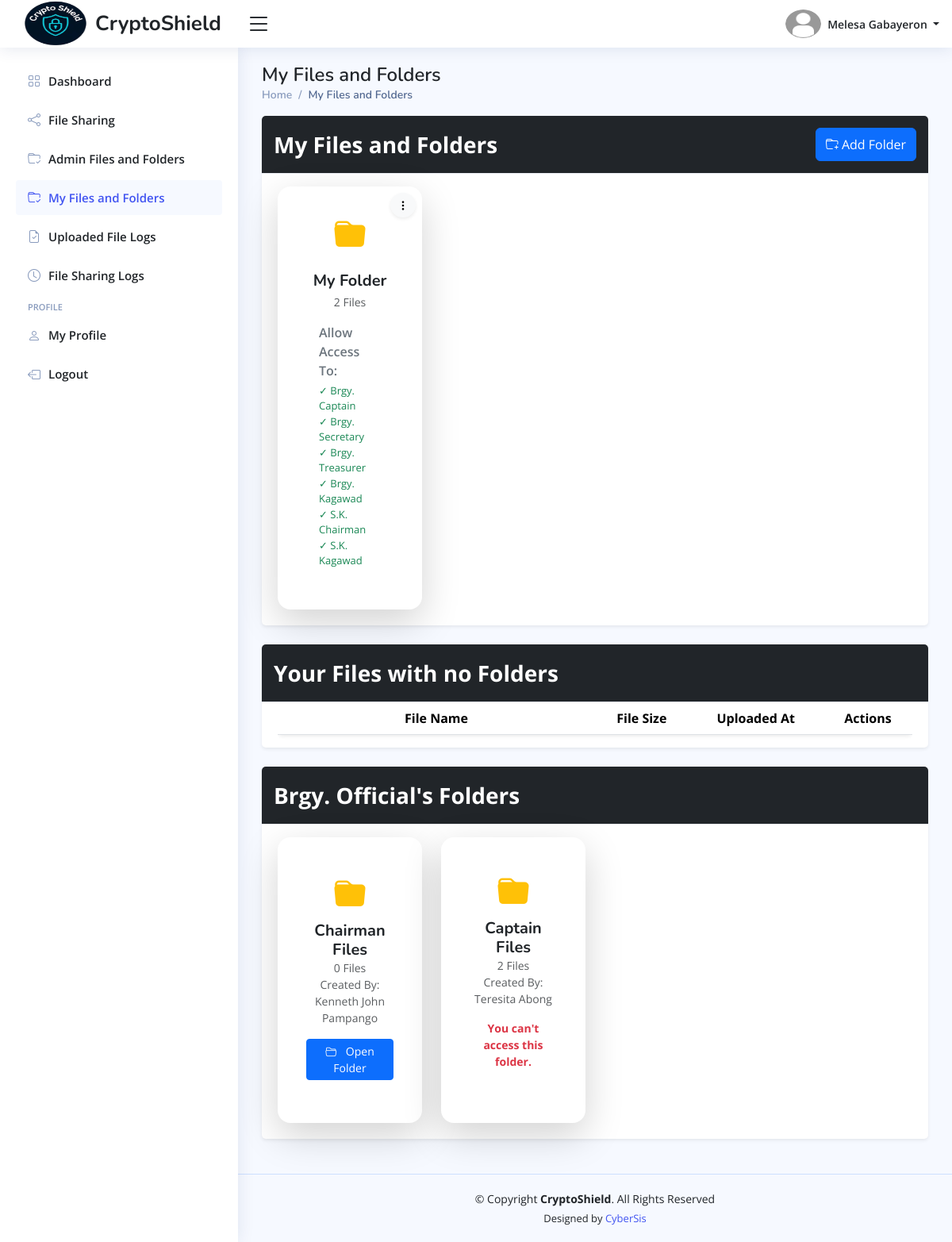
/officials/home.php?page=my-files-and-folders (signed in), run on the app's committed database.
### tables this page shows
CREATE TABLE `officials_info_tbl` (
  `official_id` int(11) NOT NULL,
  `profile_picture` varchar(255) DEFAULT NULL,
  `date_of_birth` date DEFAULT NULL,
  `gender` enum('Male','Female','Others') DEFAULT 'Others',
  `phone_number` varchar(100) NOT NULL,
  `full_address` varchar(255) NOT NULL,
  `updated_at` timestamp NOT NULL DEFAULT current_timestamp() ON UPDATE current_timestamp()
);

CREATE TABLE `officials_accounts_tbl` (
  `official_id` int(11) NOT NULL,
  `first_name` varchar(100) NOT NULL,
  `middle_name` varchar(100) DEFAULT NULL,
  `last_name` varchar(100) NOT NULL,
  `email_address` varchar(150) NOT NULL,
  `official_password` varchar(255) NOT NULL,
  `position` enum('Brgy. Captain','Brgy. Secretary','Brgy. Treasurer','Brgy. Kagawad','S.K. Chairman','S.K. Kagawad') NOT NULL,
  `is_online` enum('Yes','No') DEFAULT 'No',
  `reset_password_token` varchar(255) DEFAULT NULL,
  `password_token_expiry` datetime DEFAULT NULL,
  `created_at` timestamp NOT NULL DEFAULT current_timestamp(),
  `updated_at` timestamp NOT NULL DEFAULT current_timestamp() ON UPDATE current_timestamp(),
  `last_login` timestamp NULL DEFAULT NULL
);

CREATE TABLE `officials_folder_tbl` (
  `folder_id` int(11) NOT NULL,
  `folder_name` varchar(150) NOT NULL,
  `brgy_captain_access` enum('Yes','No') DEFAULT 'Yes',
  `brgy_secretary_access` enum('Yes','No') DEFAULT 'Yes',
  `brgy_treasurer_access` enum('Yes','No') DEFAULT 'Yes',
  `brgy_kagawad_access` enum('Yes','No') DEFAULT 'No',
  `sk_chairman_access` enum('Yes','No') DEFAULT 'Yes',
  `sk_kagawad_access` enum('Yes','No') DEFAULT 'No',
  `is_archive` enum('Yes','No') DEFAULT 'No',
  `created_by` int(11) DEFAULT NULL,
  `created_at` timestamp NOT NULL DEFAULT current_timestamp(),
  `modified_at` timestamp NOT NULL DEFAULT current_timestamp() ON UPDATE current_timestamp()
);

### officials/includes/page-titles.php (called while the page is built)
<?php
    $page_titles = [
        "dashboard" => "$position's Dashboard",
        "admin-files-and-folders" => "Admin Files and Folders", "admin-folder-contents" => "Admin Folder Details",
        "my-files-and-folders" => "My Files and Folders", "my-folder-contents" => "My Folder Details", "folder-contents" => "Folder Contents",
        "officials-accounts" => "Officials Accounts",
        "employee-management" => "Employee Management",
        "user-uploaded-files" => "User Uploaded Files",
        "file-sharing" => "File Sharing",
        "file-sharing-logs" => "File Sharing Logs",
        "user-profile" => "User Profile"
    ];
?>

### officials/includes/officials-permissions.php (called while the page is built, shortened)
<?php
    $admin_folder_permissions = [
        "Brgy. Captain" => "brgy_captain_access",
        "Brgy. Secretary" => "brgy_secretary_access",
        "Brgy. Treasurer" => "brgy_treasurer_access",
        "Brgy. Kagawad" => "brgy_treasurer_access",
        "S.K. Chairman" => "sk_chairman_access",
        "S.K. Kagawad" => "sk_kagawad_access"
    ];
?>

### officials/pages/my-files-and-folders.php (the view, shortened to what this page needs)
<main class="main" id="main">
    <?php include_once "includes/pagetitle.php" ?>
    <section class="section">
        <div class="card shadow-sm mb-4">
            <div class="card-header bg-dark text-white fw-bold fs-3 d-flex justify-content-between">
                My Files and Folders
                <button class="btn btn-primary" data-bs-toggle="modal" data-bs-target="#add-folder">
                    <i class="bi bi-folder-plus"></i>
                    Add Folder
                </button>
            </div>
            <div class="card-body mt-3">
                <div class="row gx-4 gy-4">
                    <?php
                    $get_folders = $conn->prepare("SELECT
                                                            ofl.*,
                                                            COUNT(CASE WHEN ofs.is_archive = 'No' THEN 1 END) AS 'files_count'
                                                        FROM officials_folder_tbl ofl
                                                        LEFT JOIN officials_files_tbl ofs
                                                        ON ofl.folder_id = ofs.folder_id
                                                        WHERE created_by = :official_id AND ofl.is_archive = :is_archive
                                                        GROUP BY ofl.folder_id
                                                        ORDER BY modified_at DESC");
                    $get_folders->execute([":official_id" => $official_id, ":is_archive" => "No"]);
                    if ($get_folders->rowCount() > 0) {
                        while ($folder_data = $get_folders->fetch()) {
                    ?>
                            <div class="col-6 col-md-3">
                                <div class="card shadow-lg border-0 rounded-4 text-center p-3 folder-card h-100 position-relative" style="transition: 0.3s; cursor: pointer;">
                                    <div class="dropdown position-absolute top-0 end-0 m-2">
                                        <button class="btn btn-light btn-sm rounded-circle shadow-sm" type="button" id="folderMenuBtn" data-bs-toggle="dropdown" aria-expanded="false">
                                            <i class="bi bi-three-dots-vertical"></i>
                                        </button>
                                    </div>
                                    <div class="card-body d-flex flex-column align-items-center justify-content-center">
                                        <div class="folder-icon mb-3">
                                            <i class="bi bi-folder-fill fs-1 text-warning"></i>
                                        </div>
                                        <h5 class="fw-bold mb-1">
                                            <?php echo htmlspecialchars($folder_data["folder_name"]); ?>
                                        </h5>
                                        <p class="small text-muted mb-3">
                                            <?php echo htmlspecialchars($folder_data["files_count"] . " Files"); ?>
                                        </p>
                                        <div class="access-status w-100 text-start px-3">
                                            <p class="mb-1 fw-semibold text-secondary fs-6"> Allow Access To: </p>
                                            <?php
                                            $accessRoles = [
                                                'brgy_captain_access' => 'Brgy. Captain',
                                                'brgy_secretary_access' => 'Brgy. Secretary',
                                                'brgy_treasurer_access' => 'Brgy. Treasurer',
                                                'brgy_kagawad_access'   => 'Brgy. Kagawad',
                                                'sk_chairman_access'    => 'S.K. Chairman',
                                                'sk_kagawad_access'     => 'S.K. Kagawad'
                                            ];
                                            foreach ($accessRoles as $column => $label) {
                                                if (!empty($folder_data[$column]) && strtolower($folder_data[$column]) === 'yes') {
                                                    echo '<p class="mb-0 text-success" style="font-size: 13px;">&#10003; ' . htmlspecialchars($label) . '</p>';
                                                }
                                            }
                                            ?>
                                        </div>
                                    </div>
                                </div>
                            </div>
                        <?php
                        }
                    } else {
                        ?>
                        <h1 class="text-center mt-5"> No Folders Yet. </h1>
                    <?php
                    }
                    ?>
                </div>
            </div>
        </div>
        <div class="card shadow-sm mb-4">
          <div class="card-header bg-dark text-white fw-bold fs-3 d-flex justify-content-between">
            Your Files with no Folders
          </div>
          <div class="card-body pb-0">
            <div class="table-responsive">
              <table class="table align-middle table-hover shadow-sm rounded datatable">
                <thead class="bg-dark text-white">
                  <tr>
                    <th class="text-center w-50"> File Name </th>
                    <th class="text-center"> File Size </th>
                    <th class="text-center"> Uploaded At </th>
                    <th class="text-center"> Actions </th>
                  </tr>
                </thead>
              </table>
            </div>
          </div>
        </div>
        <div class="card shadow-sm mb-4">
                <div class="card-header bg-dark text-white fw-bold fs-3 d-flex justify-content-between">
                    Brgy. Official's Folders
                </div>
                <div class="card-body mt-3">
                    <div class="row gx-4 gy-4">
                        <?php
                        $get_officials_folders = $conn->prepare("SELECT
                                                            ofl.*,
                                                            COUNT(CASE WHEN ofs.is_archive = 'No' THEN 1 END) AS 'files_count',
                                                            CONCAT(oa.first_name, ' ', oa.last_name) 'created_by'
                                                        FROM officials_folder_tbl ofl
                                                        LEFT JOIN officials_files_tbl ofs
                                                        ON ofl.folder_id = ofs.folder_id AND ofs.is_archive = :is_archive
                                                        LEFT JOIN officials_accounts_tbl oa
                                                        ON ofl.created_by = oa.official_id
                                                        WHERE ofl.created_by != :official_id AND ofl.is_archive = 'No'
                                                        GROUP BY ofl.folder_id
                                                        ORDER BY ofl.modified_at DESC");
                        $get_officials_folders->execute([":official_id" => $official_id, ":is_archive" => "No"]);
                        if ($get_officials_folders->rowCount() > 0) {
                            while ($folder_data = $get_officials_folders->fetch()) {
                        ?>
                                <div class="col-6 col-md-3">
                                    <div class="card shadow-lg border-0 rounded-4 text-center p-3 folder-card h-100 position-relative" style="transition: 0.3s; cursor: pointer;">
                                        <div class="card-body d-flex flex-column align-items-center justify-content-center">
                                            <div class="folder-icon mb-1 mt-2">
                                                <i class="bi bi-folder-fill fs-1 text-warning"></i>
                                            </div>
                                            <h5 class="fw-bold mb-0">
                                                <?php echo htmlspecialchars($folder_data["folder_name"]); ?>
                                            </h5>
                                            <p class="small text-muted mb-0">
                                                <?php echo htmlspecialchars($folder_data["files_count"] . " Files"); ?>
                                            </p>
                                            <p class="small text-muted mb-3">
                                                Created By: <?php echo htmlspecialchars($folder_data["created_by"]); ?>
                                            </p>
                                            <?php
                                                if($folder_data[$admin_folder_permission] === "Yes") {
                                            ?>
                                                <a class="btn btn-primary btn-sm w-100 mb-0" href="home.php?page=folder-contents&folder-id=<?php echo htmlspecialchars(base64_encode($folder_data["folder_id"])); ?>">
                                                    <i class="bi bi-folder2-open me-2 text-light"></i> Open Folder
                                                </a>
                                            <?php
                                                } else {
                                            ?>
                                                <p class="fw-bold text-danger small">
                                                    You can't access this folder.
                                                </p>
                                            <?php
                                                }
                                            ?>
                                        </div>
                                    </div>
                                </div>
                            <?php
                            }
                        } else {
                            ?>
                            <h1 class="text-center mt-5"> No Folders Yet. </h1>
                        <?php
                        }
                        ?>
                    </div>
                </div>
        </div>
    </section>
</main>

### officials/includes/header.php (shortened to what this page needs)
<header id="header" class="header fixed-top d-flex align-items-center">
    <div class="d-flex align-items-center justify-content-between">
        <a href="home.php?page=dashboard" class="logo d-flex align-items-center">
            <img src="../assets/imgs/logo.png" alt="Logo" width="100">
            <span class="d-none d-lg-block"> CryptoShield </span>
        </a>
        <i class="bi bi-list toggle-sidebar-btn"></i>
    </div>
    <nav class="header-nav ms-auto">
        <ul class="d-flex align-items-center">
            <li class="nav-item dropdown pe-3">
                <a class="nav-link nav-profile d-flex align-items-center pe-0" href="#" data-bs-toggle="dropdown">
                    <img src="<?php echo htmlspecialchars($image_path . $profile_picture); ?>" alt="Profile Image" class="rounded-circle" width="45" height="45">
                    <span class="d-none d-md-block dropdown-toggle ps-2">
                        <?php echo htmlspecialchars($first_name . " " . $last_name); ?>
                    </span>
                </a>
            </li>
        </ul>
    </nav>
</header>

### officials/includes/pagetitle.php (shortened to what this page needs)
<div class="pagetitle">
    <h1>
        <?php echo htmlspecialchars($page_titles[$page_name]); ?>
    </h1>
    <nav>
        <ol class="breadcrumb">
            <li class="breadcrumb-item"><a href="home.php?page=dashboard"> Home </a></li>
            <li class="breadcrumb-item active">
                <?php echo htmlspecialchars($page_titles[$page_name]); ?>
            </li>
        </ol>
    </nav>
</div>

### data on the page
officials_info_tbl: official_id.last_name "Melesa Gabayeron", official_id.position "My Files and Folders"
officials_folder_tbl: folder_name "My Folder", files_count "2 Files", brgy_captain_access "Yes" (drawn), label "Brgy. Captain", brgy_secretary_access "Yes" (drawn), label "Brgy. Secretary", brgy_treasurer_access "Yes" (drawn), label "Brgy. Treasurer", brgy_kagawad_access "Yes" (drawn), label "Brgy. Kagawad", sk_chairman_access "Yes" (drawn), label "S.K. Chairman", sk_kagawad_access "Yes" (drawn), label "S.K. Kagawad"
officials_folder_tbl: folder_name "Chairman Files", files_count "0 Files", created_by "Kenneth John Pampango"
officials_folder_tbl: folder_name "Captain Files", files_count "2 Files", created_by "Teresita Abong", sk_kagawad_access "You can't access this folder."
